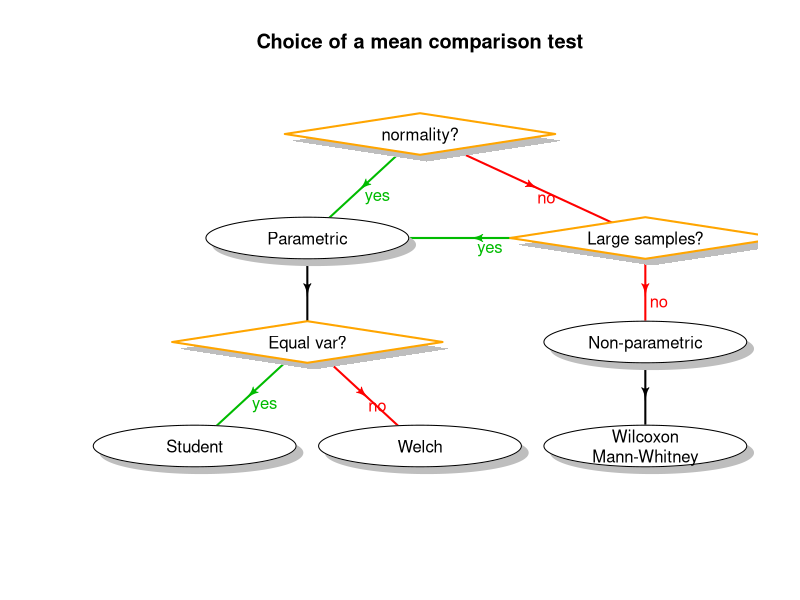
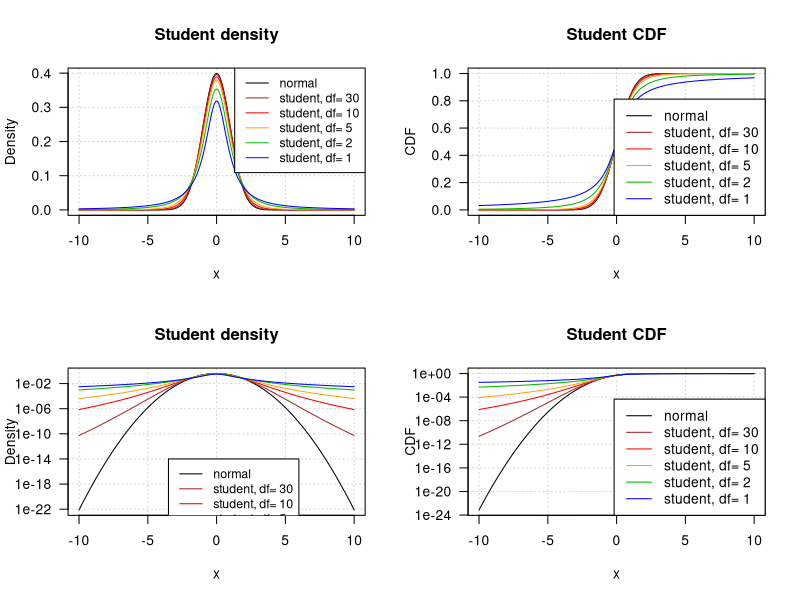

These charts were generated, in order, by the following R code:
## ---- chunk 1
library(knitr)
library(diagram) ## For flowcharts


options(width = 300)
knitr::opts_chunk$set(
  fig.width = 7, fig.height = 5, 
  fig.align = "center", 
  fig.path = "figures/sampling-estimation_",
  size = "tiny", 
  echo = FALSE, eval = TRUE, 
  warning = FALSE, message = FALSE, 
  results = TRUE, comment = "")
# knitr::asis_output("\\footnotesize")

dir.main <- "~/stat1"
dir.slides <- file.path(dir.main, "slides")
setwd(dir.slides)
## ---- chunk 2
# creates an empty plot
openplotmat(main = "Choice of a mean comparison test")

# create the coordinates
pos <- coordinates(c(1, 2, 2, 3))
pos[2,1] <- (pos[6,1] + pos[7, 1])/2
pos[4,1] <- (pos[6,1] + pos[7, 1])/2
pos[3,1] <- pos[8,1]
pos[5,1] <- pos[8,1]
pos.labels <- c("normality?", 
               "Parametric", "Large samples?", 
               "Equal var?", "Non-parametric",
               "Student", "Welch", "Wilcoxon\nMann-Whitney")
nb.nodes <- nrow(pos)
question.nodes <- c(1, 3, 4)
  
fromto <- matrix(ncol = 2, byrow = TRUE,
                 data = c(1, 2, # 1
                          1, 3, # 2
                          3, 2, # 3
                          2, 4, # 4
                          4, 6, # 5
                          4, 7, # 6
                          3, 5, # 7
                          5, 8  # 8
                          ))
yes.arrows <- c(1,3,5)
no.arrows <- c(2,6,7)


nb.arrows     <- nrow(fromto)
arrpos <- matrix(ncol = 2, nrow = nb.arrows)
for (i in 1:nb.arrows) {
  if (i %in% yes.arrows) {
    arrow.color <- "#00BB00"
  } else if (i %in% no.arrows) {
    arrow.color <- "red"
  } else {
    arrow.color <- "black"
  }
 arrpos[i, ] <- straightarrow(
   from = pos[fromto[i, 1], ],
   to = pos[fromto[i, 2], ],
   lwd = 2, arr.pos = 0.5,
   arr.length = 0.25, lcol = arrow.color)
  if (i %in% yes.arrows) {
    text(arrpos[i, 1] + 0.02, arrpos[i, 2] - 0.03, "yes", col = "#00BB00")
  } else if (i %in% no.arrows) {
    text(arrpos[i, 1] + 0.02, arrpos[i, 2] - 0.03, "no", col = "red")
  }
}

for (i in 1:nb.nodes) {
  if (i %in% question.nodes) {
    ## Draw diamons for choices
    textdiamond(
      mid = pos[i,], radx = 0.2, rady = 0.05, 
      lab = pos.labels[i], cex = 1, 
      lcol = "orange", lwd = 2)
    
  } else {
    ## Draw ellipses for operations 
    textellipse(
      mid = pos[i,], radx=0.15, rady=0.05,
      lab = pos.labels[i])
  }
}
# text(arrpos[2, 1] + 0.05, arrpos[2, 2], "no", col = "red")
# text(arrpos[4, 1] - 0.05, arrpos[4, 2], "yes", col = "#00BB00")
# text(arrpos[5, 1] + 0.05, arrpos[5, 2], "no", col = "red")
# text(arrpos[4, 1] - 0.05, arrpos[4, 2], "yes", col = "#00BB00")
# text(arrpos[5, 1] + 0.05, arrpos[5, 2], "no", col = "red")


## ---- chunk 3
x <- c(1, 5)

n <- length(x) # Gives 2
sample.mean <- mean(x) # Gives 3
sample.var <- sum((x - sample.mean)^2) / n # Gives 4
pop.var.est <- sum((x - sample.mean)^2) / (n - 1) # Gives 8
r.var <- var(x) # Gives 8

kable(data.frame(sample.var = sample.var, pop.var.est = pop.var.est, r.var = r.var))
## ---- chunk 4
par(mfrow = c(2,2))

freedom <- c(30,10,5,2,1)
x <- seq(from = -10, to=10, by=0.01)
# lty <- c("solid", "longdash", "twodash", "dashed", "dotdash", "dotted") ## Line types for the different degrees of freedom
lty <- rep("solid", length(freedom)+1)
#col <- rep("black", length(freedom)+1)
#col <- c("black", "black", "black", "#888888", "#888888", "#888888")
# col <- rainbow(n = 6)
col <- c("black", "brown", "red", "orange", "#00BB00", "blue")
lwd <- 1

########################################################################
# Plot the distributions first with linear scales, then with a logarithmic ordinate
for (log in c("", "y")) {
  
  ########################################################################
  ## Draw a series of Student probability mass functions with different degrees of freedom
  i <- 1 ## Counter for the curves
  ## Plot the normal distribution to highlight asymptotic properties
  plot(x, dnorm(x), las = 1,
       type="l",lwd = lwd, lty=lty[1], col = col[1], log=log,
       main = "Student density", panel.first = grid(),
       xlab = "x", ylab = "Density")
  
  for (n in freedom) {
    i <- i + 1
    lines(x,dt(x,n), type="l", lwd = lwd, lty=lty[i], col = col[i])
  }
  if (log == "") {
    legend.corner <- "topright"
  } else {
    legend.corner <- xy.coords(-3.5,1e-14)
  }
  legend(legend.corner,
         legend=c("normal",paste("student, df=",freedom)),
         cex = 0.9, lty=lty, col = col,
         lwd = lwd, bty="o", bg="white")
  
  
  ########################################################################
  ## Draw a series of Student Cumulative Distribution Function (CDF)
  i <- 1 ## Counter for the curves
  ## Plot the normal distribution to highlight asymptotic properties
  plot(x, pnorm(x), las = 1,
       type="l",lwd = lwd, lty=lty[1], col = col[1], log=log,
       main = "Student CDF", panel.first = grid(),
       xlab = "x", ylab = "CDF")
  for (n in freedom) {
    i <- i + 1
    lines(x,pt(x,n), type="l", lwd = lwd, lty=lty[i], col = col[i])
  }
  legend("bottomright",
         legend=c("normal",paste("student, df=",freedom)),
         cex = 1, lty=lty, col = col,
         lwd = lwd, bty="o", bg="white")
}

